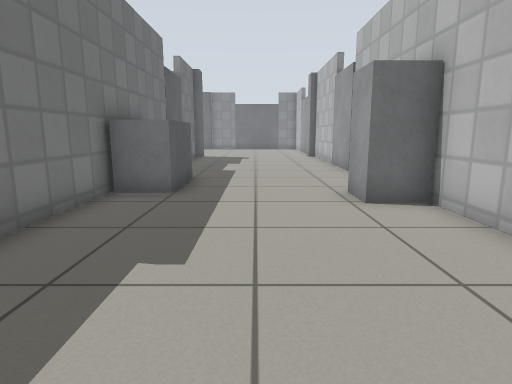
[1] (above)

12 first-person views from a walk through a robot-simulator world made for Gazebo. The camera is 0.72 m above the floor, tilts 10° down and sees 75° across. The floor is counted in squares, 0.5 m on a side. Each view is taken from the middle of a square. On the plan, view 1 faces up. The plan holds only what a view shows up to about 15 squares ahead; the rest is blank. The place goes on beyond the plan. Simple patterns stand in for the simulator's built-in surfaces.

[2]
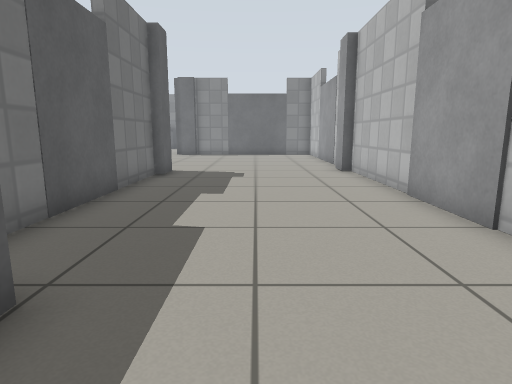

[3]
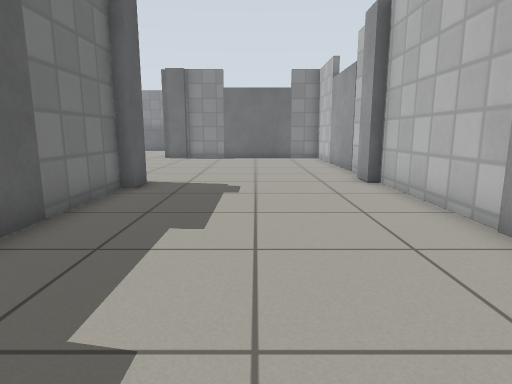

[4]
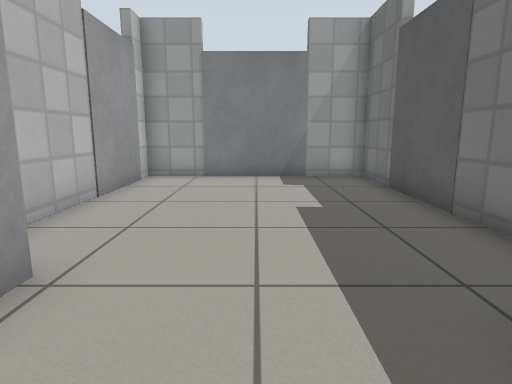

[5]
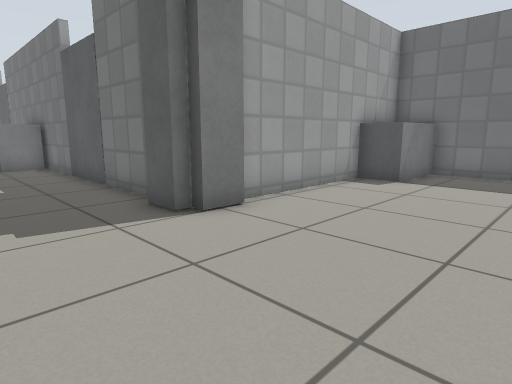

[6]
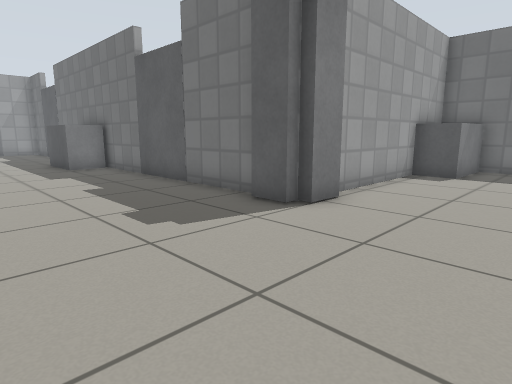

[7]
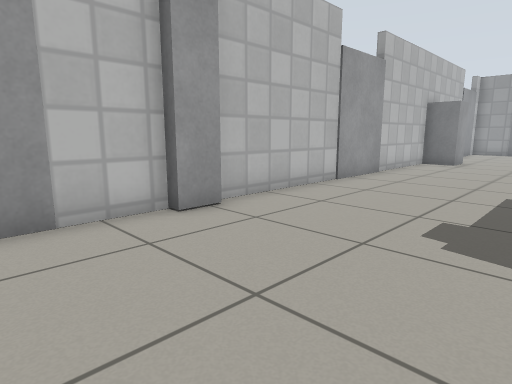

[8]
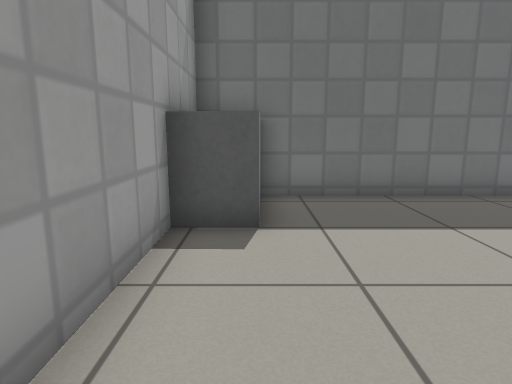

[9]
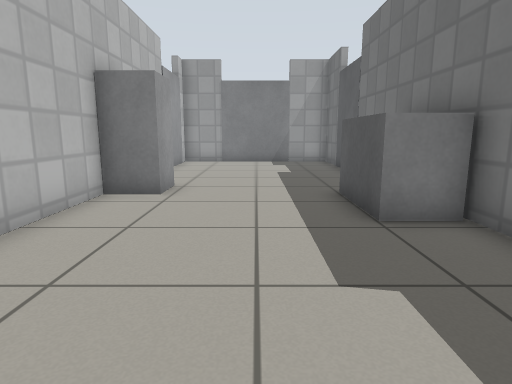

[10]
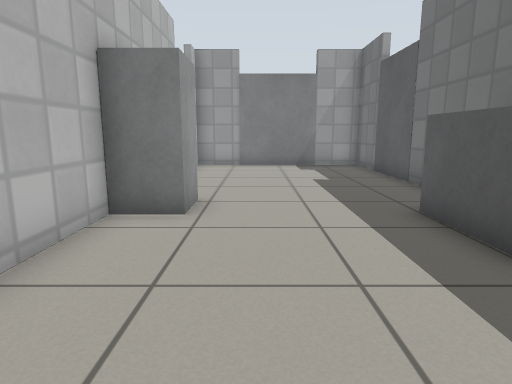

[11]
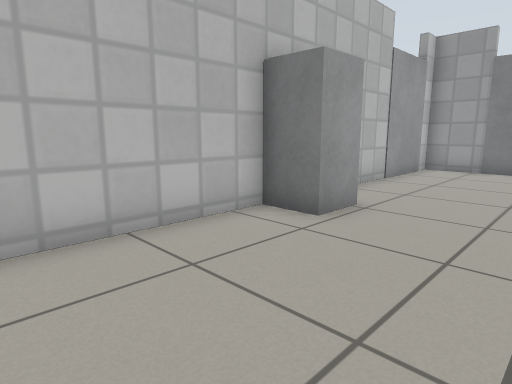

[12]
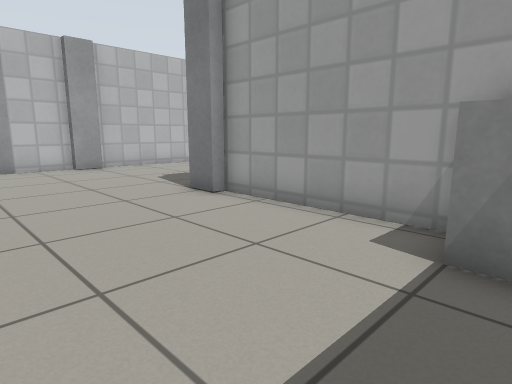

### Floor plan
Points are (right, up) in squares from view 1. A wall is a line through its corners. A room is listed if a view was taken in it or the views show most of it. See-through windows are left out.
Room 1 (views 1, 2, 3, 4, 5, 6, 7, 8, 9, 10, 11, 12)
walls: (-3.6, 13.6) (-3.6, 4); (3.6, 15.7) (3.6, 23.6); (-3.6, 19.8) (-3.6, 16.5); (-9.6, 20.7) (-4.5, 20.7); (3.6, 2.5) (3.6, 12.9); (-3.6, 1.1) (-3.6, -1.2) (-1.6, -1.2); (-12.7, 26.5) (-12.7, 20.6); (1.6, -1.2) (3.6, -1.2)
objects: grey box (-12, 21) to (-10, 22); grey box (-4, 21); grey box (-3, 8) to (-2, 11); grey box (-3, 20); door leaf (-1, -1) to (1, -1); grey box (2, 7) to (3, 8); grey box (3, 21); door leaf (4, 0) to (4, 2); door leaf (4, 14) to (4, 15); door leaf (4, 24) to (4, 26)

Where each view was taken, in squares from view 1:
view 1: 0 up, 0 right, facing up
view 2: 8 up, 0 right, facing up
view 3: 11 up, 0 right, facing up
view 4: 10 up, 0 right, facing down
view 5: 26 up, 0 right, facing down-left
view 6: 25 up, 2 right, facing down-left
view 7: 25 up, 2 left, facing down-right
view 8: 22 up, 5 left, facing left
view 9: 16 up, 0 right, facing down
view 10: 14 up, 1 right, facing down
view 11: 13 up, 1 left, facing down-right
view 12: 26 up, 11 left, facing down-right
